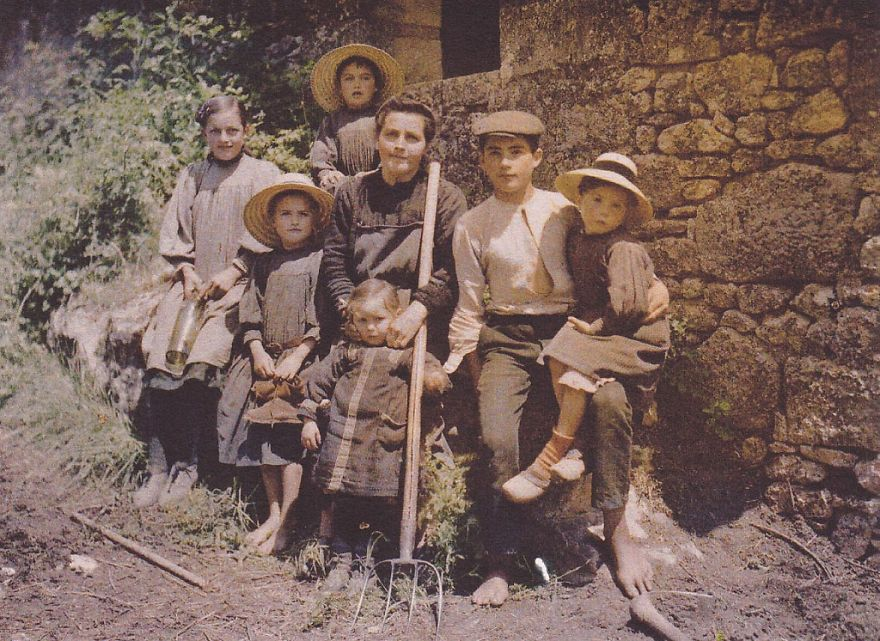
#> input picture computer_vision/sample_image.jpg, 880 x 641 px; its folder holds only this picture in this run
$ jupyter execute --allow-errors 'tasks combined.ipynb'
#> lines starting #> are read from the running program, lines starting #| are printed output that depends on the picture
# Get Image Information

Will take some old photo with visible visual defects and analyse it.

## Sources

### Images source
[boredpanda.com](https://www.boredpanda.com/first-color-photos-vintage-old-autochrome-lumiere-auguste-louis)

### Image analysis online help:
- [DZone Introduction: A Little Bit About Pixel](https://dzone.com/articles/image-data-analysis-using-numpy-amp-opencv)
- [DataCarpentry: Image Processing with Python](https://datacarpentry.org/image-processing/aio/index.html)
- [Composite Histogram](https://towardsdatascience.com/histograms-in-image-processing-with-skimage-python-be5938962935)

## Libraries and Imports

[cell 1]
import requests
import os.path
import matplotlib.pyplot as plt
import matplotlib.image as mpimg
import numpy as np
import skimage.io
import skimage.color

## Download the Image

The image will be saved as *sample_image.ext*@, extension auto-detected.

[cell 2]
imageUrl = "https://static.boredpanda.com/blog/wp-content/uploads/2017/06/first-color-photos-vintage-old-autochrome-lumiere-auguste-louis-593e7a310c38f__880.jpg"
extension = os.path.splitext(imageUrl)[1]
imagePath = "./sample_image" + extension
#> (the rest of this cell did not finish here and is left out)

## Render the Image

[cell 3]
img = mpimg.imread(imagePath)
#> img is the input picture: shape (641, 880, 3); mean R, G, B 124.1, 100.4, 92.4
print(img[0])
#> (printed output is left out)
imgplot = plt.imshow(img)

## Gather the image information

[cell 4]
print('Dimensions: {}x{}'.format(img.shape[1], img.shape[0]))
#| Dimensions: 880x641
print('Color: {}'.format(img.ndim > 1))
#| Color: True
print('Shape of the image: {}'.format(img.shape))
#| Shape of the image: (641, 880, 3)
print('Max RGB value: {}'.format(img.max()))
#| Max RGB value: 255
print('Min RGB value: {}'.format(img.min()))
#| Min RGB value: 0

## Use of Scikit-Image

Scikit-Image is a popular and powerful scientific image library for Python. It
can provide additional information about the image.

## Black and White Histogram

When we look at the histogram we can see that the dynamic range is narrow and is
grouped in closer to the center of the image. This is characteristic of older
and poor-quality images.

[cell 5]
# Build the histogram.
image = skimage.io.imread(imagePath, as_gray=True)
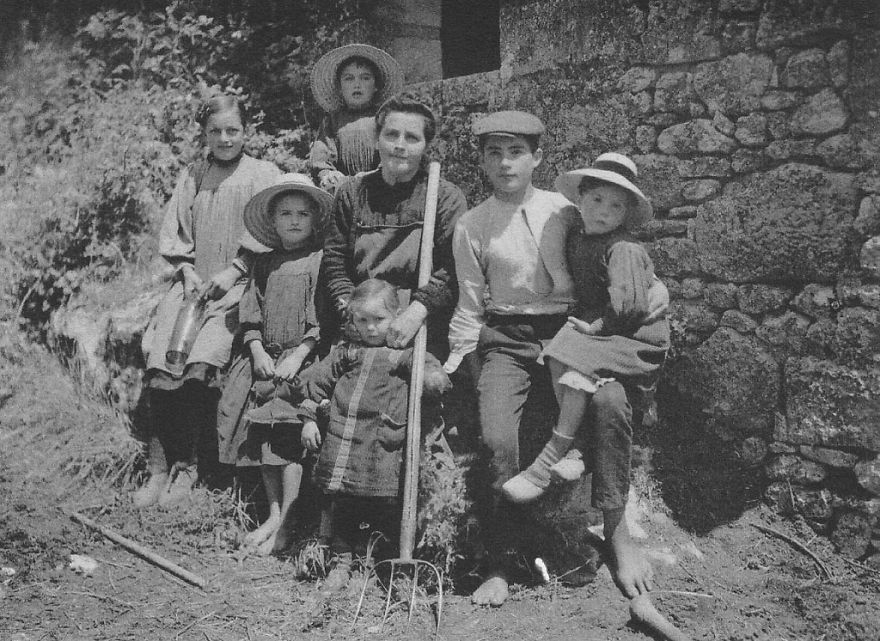
#> image: shape (641, 880) float64; min 0.0428, max 0.994, mean 0.411
skimage.io.imshow(image)
histogram, bin_edges = np.histogram(image, bins=256, range=(0, 1))
#> histogram = 256 values, max 8076 at index 53, min 0 at index 0, mean 2203.4; bin_edges = 257 values from 0 to 1

# Show the histogram.
plt.figure()
plt.title("Grayscale Histogram")
plt.xlabel("grayscale value")
plt.ylabel("pixels")
plt.xlim([0.0, 1.0])  # <- named arguments do not work here
plt.plot(bin_edges[0:-1], histogram)  # <- or here
plt.show()
#> figure, not shown here; curve peaks at x = 0.207, y = 8076

## Color Histogram.

You can see that the red channel is shifted against green and blue. This results
in a red hue shift, characteristic of the old photos. This was caused by the
chemicals composing the colors degrading over time.

[cell 6]
image = skimage.io.imread(imagePath)
skimage.io.imshow(image)
colors = ("red", "green", "blue")
channel_ids = (0, 1, 2)
plt.figure()
plt.title("Color Histogram")
plt.xlabel("Color value")
plt.ylabel("Pixels")
plt.xlim([0, 256])
for channel_id, c in zip(channel_ids, colors):
    histogram, bin_edges = np.histogram(
        image[:, :, channel_id], bins=256, range=(0, 256)
    )
    plt.plot(bin_edges[0:-1], histogram, color=c)
plt.show()
#> figure, not shown here; curve peaks at x = 62, y = 5381; curve peaks at x = 51, y = 8663; curve peaks at x = 54, y = 10870

## Composite Histogram

On the composite histogram, one can see non-overlapping gaps in the data of the
channels. These are usually caused by the software performing dynamic range
correction, can be an artifact of a quantization algorithm.

[cell 7]
image = skimage.io.imread(imagePath)

plt.hist(image.ravel(), bins = 256, color = 'grey', alpha = 0.5)
plt.hist(image[:, :, 0].ravel(), bins = 256, color = 'red', alpha = 0.5)
plt.hist(image[:, :, 1].ravel(), bins = 256, color = 'green', alpha = 0.5)
plt.hist(image[:, :, 2].ravel(), bins = 256, color = 'blue', alpha = 0.5)
plt.xlabel('Intensity Value')
plt.ylabel('Pixels')
plt.legend(['Total', 'Red_Channel', 'Green_Channel', 'Blue_Channel'])
plt.show()
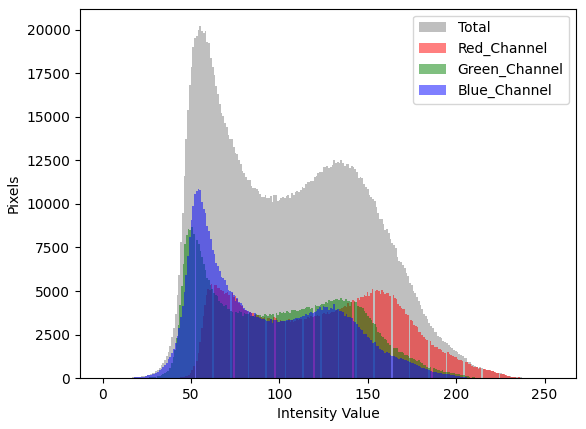
#> figure drawn by matplotlib, 1 panel; tallest bar 20192 high, from x = 54.79 to 55.78; tallest bar 5381 high, from x = 61.14 to 62.05; tallest bar 8663 high, from x = 50.11 to 51.07

# Image Channels Manipulation

CV2 was ignored on purpose at this point, because it does everything for you
without understanding of how it works.

## Sources
- [Image Processing Using Numpy: With Practical Implementation And Code](https://www.analyticsvidhya.com/blog/2021/05/image-processing-using-numpy-with-practical-implementation-and-code)
- [The R, G, and B in an Image](https://medium.com/analytics-vidhya/the-r-g-and-b-in-an-image-971b9aecfb7f)

## Libraries and the Image Source

[cell 8]
image = skimage.data.astronaut()
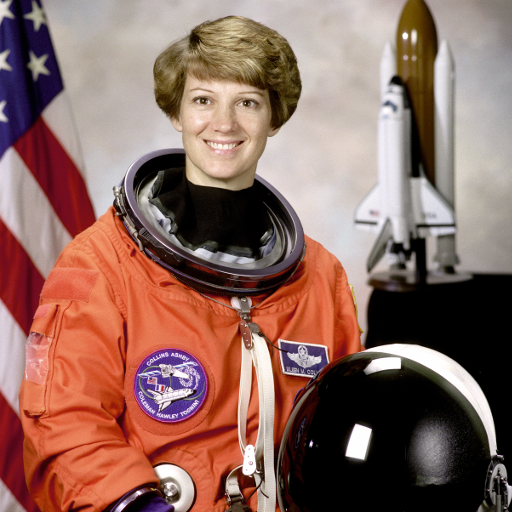
#> input picture skimage.data.astronaut(), 512 x 512 px
#> image is the input picture: shape (512, 512, 3); mean R, G, B 141.6, 105.8, 96.5
print(f"Image shape: {image.shape}")
#| Image shape: (512, 512, 3)
plt.imshow(image)

## Break to RGB Channels

[cell 9]
# Separated channels.
R = image[:, :, 0]
G = image[:, :, 1]
B = image[:, :, 2]
img_rgb = np.concatenate((R, G, B), axis=1)
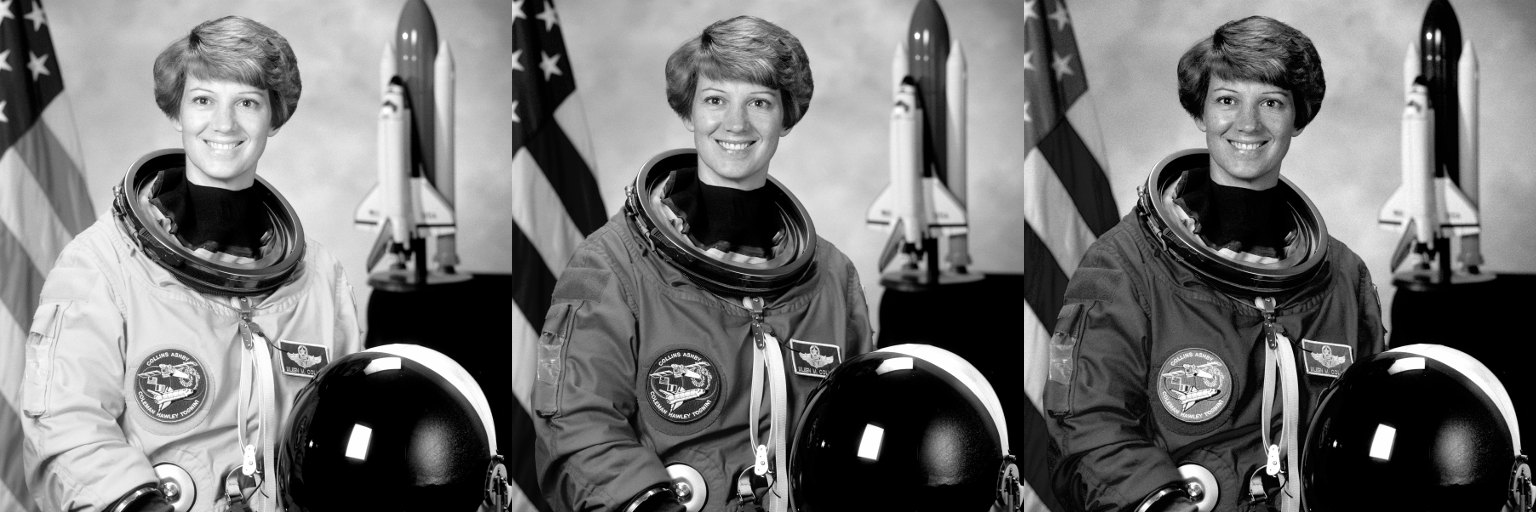
#> img_rgb: shape (512, 1536); min 0, max 255, mean 114.6
plt.figure()
plt.title('Separated channels, flat.')
plt.imshow(img_rgb)

plt.imshow uses a heatmap by default, when treating a single channel image.
It needs to be passed the grayscale parameter flag to display grayscale of a
single channel correctly.

[cell 10]
plt.figure()
plt.title('Separated channels, flat.')
plt.imshow(img_rgb, cmap="gray")

Below is the example where a grayed image is created based off a single channel.

[cell 11]
# Separated channels grayed.
R_gr = image[:, :, (0, 0, 0)]
G_gr = image[:, :, (1, 1, 1)]
B_gr = image[:, :, (2, 2, 2)]
img_rgb = np.concatenate((R_gr, G_gr, B_gr), axis=1)
#> img_rgb: shape (512, 1536, 3)
plt.figure()
plt.title('Separated channels, grayed.')
plt.imshow(img_rgb)

[cell 12]
# Black image.
BB = image.copy()
BB[:, :, (0, 1, 2)] = 0
#> BB: shape (512, 512, 3); every value is 0

[cell 13]
img_R, img_G, img_B = image.copy(), image.copy(), image.copy()
img_R[:, :, (1, 2)] = 0
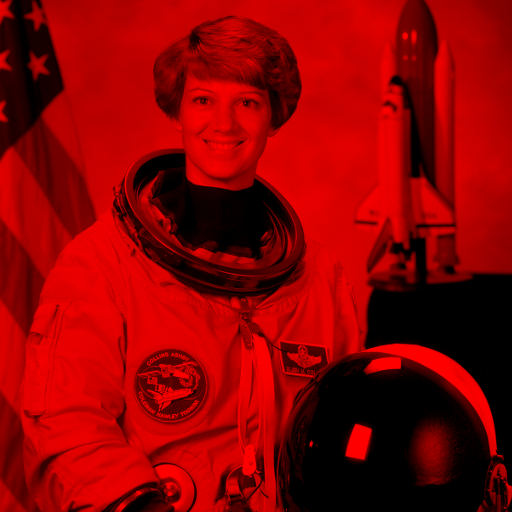
#> img_R: shape (512, 512, 3); mean R, G, B 141.6, 0, 0
img_G[:, :, (0, 2)] = 0
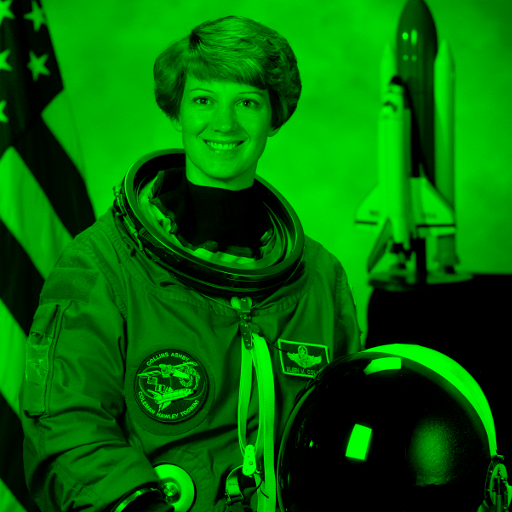
#> img_G: shape (512, 512, 3); mean R, G, B 0, 105.8, 0
img_B[:, :, (0, 1)] = 0
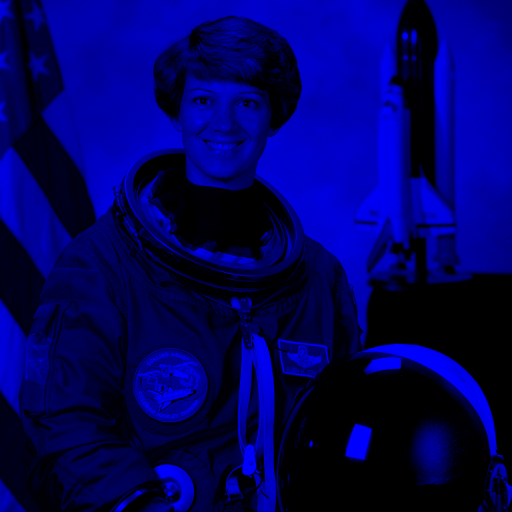
#> img_B: shape (512, 512, 3); mean R, G, B 0, 0, 96.5
img_rgb = np.concatenate((img_R,img_G,img_B), axis=1)
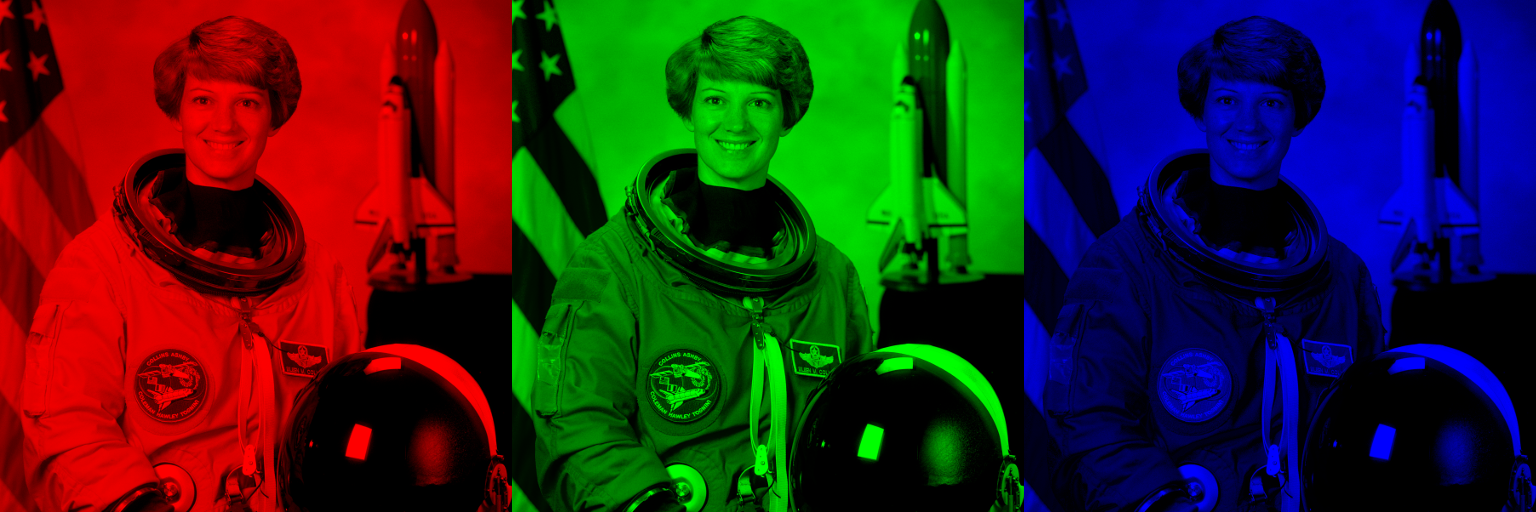
#> img_rgb: shape (512, 1536, 3); mean R, G, B 47.2, 35.3, 32.2
plt.figure()
plt.title('Separated channels, true colors.')
plt.imshow(img_rgb)

## RGB Channels Back to Image

[cell 14]
# Separate channels into image using np.dstack.
image1 = np.dstack((R, G, B))
plt.figure()
plt.title('Image created from merged channels.')
plt.imshow(image1)

## Generate a grayscale image.

[cell 15]
image_gray1 = skimage.color.rgb2gray(image)
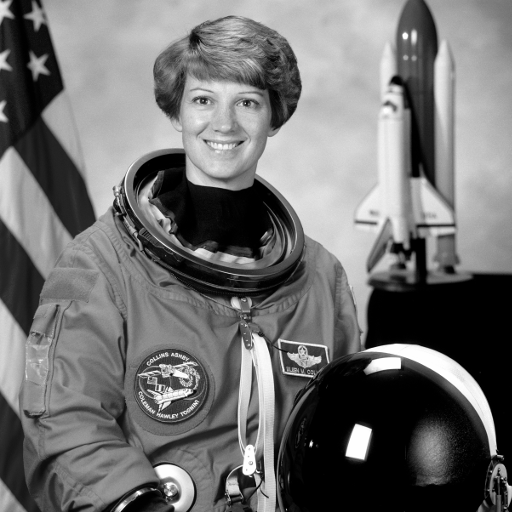
#> image_gray1: shape (512, 512) float64; min 0, max 1, mean 0.442
plt.figure()
plt.title('Gray image with skimage.')
plt.imshow(image_gray1, cmap="gray")

img_gray2 = R * 0.299 + G * 0.587 + B * 0.114
plt.figure()
plt.title('Formula .299R + .587G + .114B')
plt.imshow(img_gray2, cmap="gray")

img_gray3 = R + G + B
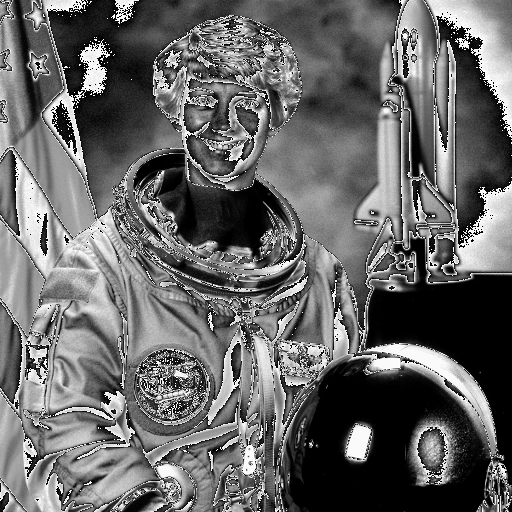
#> img_gray3: shape (512, 512); min 0, max 255, mean 103
plt.figure()
plt.title('Gray additive, clipping occurs')
plt.imshow(img_gray3, cmap="gray")
